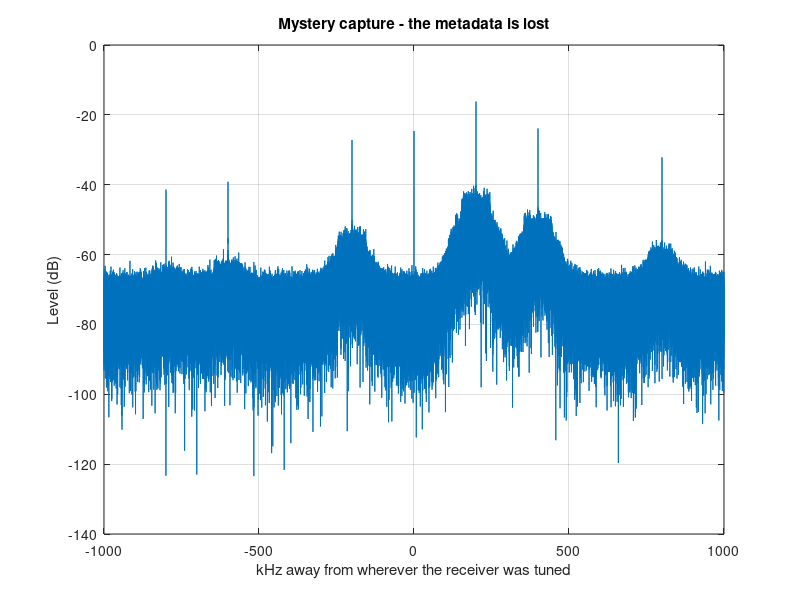

Write MATLAB code to recreate this figure.
%% ====================================================================
%  Course    : Advanced Radio Communications
%  Day       : 2 - Electromagnetic Fundamentals
%  File      : ex6_challenges.m
%  What      : CHALLENGE tasks that follow Exercise 6.
%  For whom  : anyone who has finished ex6_real_spectrum_student.m and
%              wants something harder. Six core challenges plus one
%              optional STRETCH challenge at the end.
%  Needs     : plain MATLAB (MATLAB Online is fine). NO TOOLBOX.
%              In the same folder as this file you need:
%                 fm_capture_98MHz.mat
%                 fm_capture_98MHz_lowgain.mat
%                 hint.m
%                 selfcheck.m
%
%  HOW THESE ARE DIFFERENT FROM THE EXERCISE
%  Exercise 6 told you what to type. These do not. Each challenge is a
%  QUESTION. You decide the method. You write the code.
%
%  YOU CAN DO ALL OF THIS ON YOUR OWN. Two helpers are provided.
%
%  1) HINTS, when you want them
%     Type   hint(3)   to get the first hint for Challenge 3.
%     Type   hint(3)   again for the next hint. There are three hints
%     for every challenge. They get more and more specific. The third
%     one gives you the shape of the calculation. None of them gives
%     you the answer.
%     Type   hint(3,'reset')   to start that challenge's hints again.
%     Nothing is printed until you ask, so you will not read a hint by
%     accident.
%
%  2) SELF-CHECK, when you have a number
%     Type   selfcheck(3, 97.6)   to test 97.6 as your answer for
%     Challenge 3.
%     It tells you whether you are right, or close, or wrong in a way
%     it recognises - and if it recognises the mistake it names it.
%     It NEVER tells you the correct value. Getting there is your job.
%     Each challenge below says exactly what number to pass in.
%     Some challenges are judgement questions with no single right
%     number. For those, selfcheck asks YOU some questions back and
%     tells you what a good answer has to account for.
%
%  THE RULES
%   1. You may only use what is in the two capture files. No internet,
%      no looking up the local radio stations. The data is the evidence.
%   2. Every number you report needs a method you can defend in one
%      sentence. "MATLAB said so" is not a method.
%   3. Use the hints in order and only when you are stuck. A hint you
%      did not need teaches you nothing.
%   4. Write your answer as a comment under each challenge, in words,
%      with the number.
%
%  HOW TO RUN THIS FILE
%  Run Section 0 first - it loads the data and sets up the variables
%  every challenge uses. Then pick any challenge and run its section.
%  Running the whole file top to bottom just prints the questions; it
%  will not error, because the answer space is yours to fill in.
%
%  ORDER AND TIME
%   1  Which antenna would actually work?              20 minutes
%   2  How short can the recording be?                 20 minutes
%   3  One of these is not a radio station             20 minutes
%   4  How strong is the 98.2 MHz station?             25 minutes
%   5  Which gain setting would you actually use?      15 minutes
%   6  How busy is this band, really?                  20 minutes
%   7  The mystery capture            STRETCH, OPTIONAL, 25 minutes
%  They get harder as you go down. Do them in order. Challenge 7 is
%  marked STRETCH: it is the hardest thing here and nobody is expected
%  to finish it. Six out of six is a full afternoon's work.
% ====================================================================


%% Section 0 - SETUP. Run this first, every time.
clear; clc; close all;

load('fm_capture_98MHz.mat');            % iq, fs, fc, gain_dB, capture_time, source
iq = double(iq);
N  = numel(iq);

lo    = load('fm_capture_98MHz_lowgain.mat');
iq_lo = double(lo.iq);

% The spectrum of the full capture, exactly as in Exercise 6.
S_dB  = 20*log10(abs(fftshift(fft(iq)))/N);
f     = fc + (-N/2:N/2-1)*(fs/N);
f_MHz = f/1e6;

% A piece of band with nothing in it, for measuring the noise floor.
quiet    = (f_MHz > 98.55) & (f_MHz < 98.70);
noise_dB = median(S_dB(quiet));

fprintf('Capture loaded.\n');
fprintf('  %d samples, %.3f ms long, %.1f MHz wide, centred on %.1f MHz\n', ...
        N, 1000*N/fs, fs/1e6, fc/1e6);
fprintf('  receiver gain %g dB (the second file is at %g dB)\n', gain_dB, lo.gain_dB);
fprintf('  noise floor in the quiet band: %.2f dB\n\n', noise_dB);

% Are the two helpers here?
if exist('hint', 'file') == 2 && exist('selfcheck', 'file') == 2
    fprintf('Helpers ready.  hint(k) gives hints.  selfcheck(k, value) checks answers.\n');
else
    fprintf('WARNING: hint.m and selfcheck.m are not in this folder.\n');
    fprintf('         Run  setup  again to fetch them. The challenges still work,\n');
    fprintf('         you just will not get hints or answer checking.\n');
end
fprintf('Six challenges, plus one optional stretch. Run one section at a time.\n');

% You will keep needing this pair of lines. Learn them.
%     S_dB  = 20*log10(abs(fftshift(fft(x)))/numel(x));
%     f     = fc + (-numel(x)/2:numel(x)/2-1)*(fs/numel(x));


%% ====================================================================
%  CHALLENGE 1 - WHICH ANTENNA ON THE DESK WOULD ACTUALLY WORK?
%  Time: about 20 minutes.  Start here - this one is meant to be
%  reachable with what you already know.
% ====================================================================
%
%  THE SITUATION
%  There are four antennas on the trainer's desk:
%     A  the short black whip that came in the Pluto box, about 8.6 cm
%        of radiating element (it is designed for around 870 MHz)
%     B  a stubby Wi-Fi antenna, about 3.1 cm of element (2.4 GHz)
%     C  a telescopic whip that pulls out to any length up to 1 m
%     D  a random 15 cm offcut of wire
%
%  THE QUESTION - part (a)
%  For each of the six stations you found in Exercise 6, what is the
%  wavelength, and what is a quarter of it? Then answer: do you need
%  six different antennas, or will one do for all six? Justify it with
%  a number - how much do the six quarter-wave lengths actually differ?
%
%  THE QUESTION - part (b)
%  You pick antenna C and pull it out to the right length. Good.
%  Now: HOW MUCH WORSE would A, B and D be? Put a dB number on each.
%
%  You have not been taught a formula for this. Here is the one piece
%  of physics you need, and you may take it as given:
%
%     For a whip much SHORTER than a quarter wavelength, the useful
%     resistance it presents is about
%           Rr = 40 * pi^2 * (h/lambda)^2   ohms
%     where h is the length of the whip. The receiver input is 50 ohms.
%     The fraction of the available power that gets in is about
%           eta = 4 * Rr * 50 / (Rr + 50)^2
%     A correctly cut quarter-wave whip has Rr of about 36.5 ohms.
%
%  Work out eta in dB for each antenna and compare it with the
%  quarter-wave whip. (This is the BEST case - it ignores another
%  effect that makes a short whip worse still. Say so in your answer.)
%
%  THE QUESTION - part (c)
%  Take your dB penalties and apply them to the numbers you measured
%  today. In Exercise 6 you found how far each station stands above the
%  noise floor. With antenna A instead of a proper quarter wave, which
%  of the six stations would you still be able to listen to, and which
%  would you lose? Assume you need about 15 to 20 dB above the noise to
%  hear a station cleanly.
%
%  YOU ARE DONE WHEN...
%   - you can say in one sentence why one antenna covers all six
%     stations, and you have the number that proves it;
%   - you have a dB penalty for A, B and D, all worked out the same
%     way, and you have said which comparison they are penalties
%     against;
%   - you have named at least one station you would lose with antenna
%     A or B, and said what "lose" means as a number;
%   - you have written one sentence saying why your dB figures are
%     optimistic.
%
%  STUCK?      hint(1)
%  CHECK IT    selfcheck(1, x)   where x is the number of dB you LOSE
%              by using antenna A (the 8.6 cm Pluto whip) instead of a
%              correctly cut quarter wave at 98.2 MHz. Give it as a
%              positive number of dB.
%
disp(' ');
disp('CHALLENGE 1 - which antenna, and how many dB do you lose with the wrong one?');
disp('  Part (c) is the one that matters: connect the dB penalty to your own measurements.');
disp('  Hints: hint(1).   Check an answer: selfcheck(1, x).');

% ---------------- YOUR ANSWER GOES BELOW THIS LINE ----------------




% ---------------- YOUR ANSWER GOES ABOVE THIS LINE ----------------


%% ====================================================================
%  CHALLENGE 2 - HOW SHORT CAN THE RECORDING BE?
%  Time: about 20 minutes.
% ====================================================================
%
%  THE SITUATION
%  Your capture is 65.5 ms long. Recording costs time, memory and
%  battery. A drone that has to sweep a whole band cannot afford 65 ms
%  in every channel. So: how much of that recording did you actually
%  need?
%
%  THE QUESTION - part (a)
%  What is the SHORTEST piece of this recording that still shows the
%  two closest stations as TWO separate signals, rather than one lump?
%  Give the answer in samples AND in microseconds.
%
%  THE QUESTION - part (b)
%  What is the shortest piece that still shows ALL SIX stations, each
%  one clearly above the noise?
%
%  IF THE TWO ANSWERS ARE DIFFERENT, EXPLAIN WHY. That explanation is
%  worth more than either number.
%
%  BEFORE YOU WRITE ANY CODE
%  Work out on paper what you EXPECT, from the fact that neighbouring
%  points of an FFT are fs/N apart. Write your prediction down. Then
%  test it. If the measurement disagrees with the prediction, the
%  interesting work starts there.
%
%  ONE THING THAT CATCHES EVERYBODY
%  x = iq(1:n) always takes the first n samples. That is one slice of
%  the recording out of many. Try starting somewhere else as well:
%  x = iq(20001:20000+n). If your answer changes, the honest answer is
%  the WORST case, not the first one you happened to get.
%
%  YOU ARE DONE WHEN...
%   - you have two different numbers, one for (a) and one for (b), and
%     one sentence saying why they are not the same question;
%   - you can state the test you used to decide "yes, that is two
%     separate signals" and the test for "yes, that station is above
%     the noise", and somebody else could apply both without asking
%     you anything;
%   - you have tried at least three different starting points inside
%     the recording for part (b), and your answer holds for all of
%     them.
%
%  STUCK?      hint(2)
%  CHECK IT    selfcheck(2, x)   where x is a NUMBER OF SAMPLES - for
%              part (a) or for part (b). It works out which part you
%              are answering.
%
disp(' ');
disp('CHALLENGE 2 - how short can the recording be? See the comments above.');
disp('  Getting a shorter recording: x = iq(1:n) takes the first n samples.');
disp('  Hints: hint(2).   Check an answer: selfcheck(2, x).');

% ---------------- YOUR ANSWER GOES BELOW THIS LINE ----------------




% ---------------- YOUR ANSWER GOES ABOVE THIS LINE ----------------


%% ====================================================================
%  CHALLENGE 3 - ONE OF THESE IS NOT A RADIO STATION
%  Time: about 20 minutes.
% ====================================================================
%
%  THE SITUATION
%  Look at the spectrum. There are seven tall peaks. Six of them are
%  transmitters somewhere out there in the city. ONE of them is not a
%  transmitter at all - it is a fault inside the receiver, and it
%  would still be there with the antenna unplugged.
%
%  THE QUESTION
%  Which one is the impostor, and how do you PROVE it from the data?
%
%  THE PART THAT MATTERS
%  Almost anyone can guess which one. What you are being asked for is
%  a TEST - something you compute, that gives a clearly different
%  answer for the impostor than for the six real stations.
%
%  Design at least THREE different tests. For each one, report the
%  number it gives for all seven peaks, and say whether that test
%  actually separates the impostor from the rest.
%
%  BE HONEST ABOUT THE TESTS THAT FAIL. At least one obvious test does
%  NOT work on this data - it gives nearly the same answer for the
%  impostor as for a real station. Finding a test that fails, and
%  saying so, scores higher than three tests that happen to work.
%
%  THINGS YOU MIGHT THINK ABOUT
%   - where exactly is it, to the nearest Hz?
%   - a transmitter sends information. Does this peak carry any?
%   - if you cut the capture into eight short blocks and measure the
%     peak in each block, does it hold still or does it move about?
%   - a real transmitter's audio changes from moment to moment.
%   - what does the average of all the samples, mean(iq), have to do
%     with a spike at the exact centre of the spectrum?
%
%  DO NOT use "it is at a round number" or "it is not on the 200 kHz
%  channel grid" as evidence. Check whether that is even true here
%  before you rely on it.
%
%  YOU ARE DONE WHEN...
%   - you have named one peak, in MHz;
%   - you have THREE tests, each one a number you computed for all
%     seven peaks, not an impression;
%   - at least one of your tests came out the same for the impostor as
%     for the real stations, and you have written down that it failed
%     and why;
%   - you can say in one sentence what this peak physically is.
%
%  STUCK?      hint(3)
%  CHECK IT    selfcheck(3, x)   where x is the frequency of the
%              impostor in MHz.
%
disp(' ');
disp('CHALLENGE 3 - one of the seven peaks is not a station. Prove which.');
disp('  Three tests, with numbers for all seven peaks. Include one test that fails.');
disp('  Hints: hint(3).   Check an answer: selfcheck(3, x).');

% ---------------- YOUR ANSWER GOES BELOW THIS LINE ----------------




% ---------------- YOUR ANSWER GOES ABOVE THIS LINE ----------------


%% ====================================================================
%  CHALLENGE 4 - HOW STRONG IS THE 98.2 MHz STATION?
%  Time: about 25 minutes. This is the hardest of the six. Do not rush.
% ====================================================================
%
%  THE TASK
%  Measure how strong the 98.2 MHz station is. Then measure how strong
%  the 98.4 MHz station is. Then say how many dB apart they are.
%
%  THAT SOUNDS EASY. IT IS NOT.
%
%  DO IT LIKE THIS, IN THIS ORDER:
%
%  Step 1. Measure both stations using the whole capture, N = 131072.
%          Write the two numbers down. Write the difference down.
%
%  Step 2. Now do exactly the same measurement using only the first
%          4096 samples. Then only the first 32768. Then 2048.
%          Write those numbers down too. You now have a table of four
%          rows. Build the whole table before you think about it.
%
%  Step 3. Look at your table. Something is wrong. The radio signal
%          did not change. Your answer did.
%          HOW BIG IS THE DISAGREEMENT, in dB?
%
%  Step 4. Work out WHY. Do not move on until you can say it in one
%          sentence. A hint that is not a spoiler: the FFT does not
%          measure the frequencies you are interested in. It measures
%          the frequencies fs/N apart that it happens to land on.
%          What if the station is not sitting exactly on one of them?
%
%  Step 5. Now design a BETTER measurement - one that gives the same
%          answer no matter how many samples you use. Test it at all
%          four values of N and show that it is stable.
%
%  IF YOU THINK THE WOBBLE IS JUST NOISE, TEST THAT
%  Run your Step 1 measurement again with N = 131070, then 131065,
%  then 131060. Five samples out of a hundred and thirty thousand.
%  If the answer still moves, it is not noise. Explain what it is.
%
%  YOU ARE DONE WHEN...
%   - you have the four-row table from Step 2 and can say how big the
%     disagreement is in dB;
%   - you have ONE sentence explaining what causes it, and it is about
%     where the FFT points land, not about noise;
%   - you have a second measurement that gives the same answer, within
%     a few tenths of a dB, at all four values of N - and you have the
%     four numbers to prove it does not wander;
%   - you have said which of your two numbers you would put in a
%     report, and why.
%
%  STUCK?      hint(4)
%  CHECK IT    selfcheck(4, x)   where x is how many dB the 98.2 MHz
%              station is ABOVE the 98.4 MHz station, using your
%              better, stable measurement.
%
disp(' ');
disp('CHALLENGE 4 - how strong is 98.2 MHz? Read the steps above.');
disp('  Build the table first. Do not try to be clever before you have the table.');
disp('  Hints: hint(4).   Check an answer: selfcheck(4, x).');

% ---------------- YOUR ANSWER GOES BELOW THIS LINE ----------------




% ---------------- YOUR ANSWER GOES ABOVE THIS LINE ----------------


%% ====================================================================
%  CHALLENGE 5 - WHICH GAIN SETTING WOULD YOU ACTUALLY USE?
%  Time: about 15 minutes. There is no single right answer to (b)/(c).
% ====================================================================
%
%  THE SITUATION
%  You have the same piece of band recorded twice: once with the
%  receiver gain at 50 dB, once at 20 dB. iq is the first, iq_lo is
%  the second.
%
%  THE QUESTION - part (a)
%  In each recording, how much of the total captured power is actual
%  radio signal, and how much is just receiver noise? Give it as a
%  percentage of the total, for BOTH files.
%  (Useful fact you can check for yourself: the total power of the
%  samples, mean(abs(x).^2), is the same as the total power added up
%  across the whole spectrum. Either route is fine.)
%
%  THE QUESTION - part (b)
%  You are the engineer. You get to pick ONE gain setting for a
%  mission tomorrow. Which one, and why?
%  Your answer must mention BOTH of these, with numbers:
%    - how clearly you can hear the weakest station you care about,
%    - what happens if a signal much stronger than today's arrives.
%      Look at max(abs(iq)) in each file. The radio cannot represent
%      a sample bigger than 1.0. How much room is left?
%
%  THE QUESTION - part (c)
%  Is EITHER of these two settings the right one? If not, describe the
%  setting you would actually ask for, and what number you would watch
%  to decide you had got it right.
%
%  This is a judgement question. Two sensible engineers can disagree.
%  Marks are for the reasoning, not for picking a side.
%
%  YOU ARE DONE WHEN...
%   - you have four percentages: signal and noise, for both files, and
%     they add up sensibly;
%   - you have said what you did with the fake peak from Challenge 3 -
%     counted it as signal, or removed it - and why;
%   - your choice in (b) quotes TWO numbers, one about clarity and one
%     about how close the samples come to 1.0;
%   - part (c) names a number you would watch while setting the gain,
%     not just a gain value.
%
%  STUCK?      hint(5)
%  CHECK IT    selfcheck(5, x)   where x is the percentage of the
%              total captured power that is real radio signal in the
%              gain 50 dB file. Pass a number like 90, not 0.90.
%              selfcheck(5) with no number gives you the questions to
%              test parts (b) and (c) against.
%
disp(' ');
disp('CHALLENGE 5 - which gain setting, and why? Signal vs noise, and headroom.');
disp('  You must quote numbers for both files. "Bigger is better" is not an answer.');
disp('  Hints: hint(5).   Check an answer: selfcheck(5, x).');

% ---------------- YOUR ANSWER GOES BELOW THIS LINE ----------------




% ---------------- YOUR ANSWER GOES ABOVE THIS LINE ----------------


%% ====================================================================
%  CHALLENGE 6 - HOW BUSY IS THIS BAND, REALLY?
%  Time: about 20 minutes.
% ====================================================================
%
%  THE SITUATION
%  A regulator asks you: of the ten 200 kHz channel slots in this 2 MHz
%  of spectrum, how many are IN USE? They want one number, and they
%  want the rule you used, because they are going to apply your rule to
%  a thousand more captures without you.
%
%  The ten slot centres are 97.0, 97.2, 97.4, 97.6, 97.8, 98.0, 98.2,
%  98.4, 98.6 and 98.8 MHz.
%
%  THE QUESTION - part (a)
%  Here are three candidate rules. Apply ALL THREE. They will give you
%  three different counts. That is the point of the exercise.
%
%    RULE A  The slot is occupied if the tallest point inside it is at
%            least 15 dB above the noise floor.
%
%    RULE B  The slot is occupied if the total power added up across
%            the whole slot is at least 6 dB above the noise power you
%            would expect in an empty slot of the same width.
%            (Noise power in a slot = noise power per FFT point,
%            multiplied by the number of points in the slot.)
%
%    RULE C  The slot is occupied if it passes RULE A, AND the total
%            power across the slot is at least 3 dB above the tallest
%            single point inside it.
%
%  Report, for each rule: the count, and which slots.
%
%  THE QUESTION - part (b)
%  Argue for ONE of them. You are going to hand this rule to somebody
%  who will run it on a thousand captures without you in the room.
%  Say which rule you would sign, and say what the other two get wrong.
%  Name the specific slot where they disagree.
%
%  THE QUESTION - part (c)
%  Take the rule you chose and change its numbers - stricter, then
%  looser. Show a small table: rule setting -> number of occupied
%  slots. Is there a setting where the count is stable, or does it
%  change every time you touch it? A count that is stable over a wide
%  range of settings is not automatically the right count. Say why.
%
%  A WARNING
%  A rule based only on "is there something big here" will let
%  something into your count that has no business being called an
%  occupied channel. If your count is bigger than you expected, go
%  back and look at Challenge 3.
%
%  YOU ARE DONE WHEN...
%   - you have three counts and three lists of slots, not one;
%   - you have named the slot that the rules disagree about, and said
%     what is physically sitting in it;
%   - you have chosen one rule and given a reason that would still
%     make sense to somebody looking at a different capture;
%   - you have the stricter/looser table from part (c).
%
%  STUCK?      hint(6)
%  CHECK IT    selfcheck(6, x)   where x is the number of slots you
%              would report to the regulator - your final count, from
%              the rule you chose to sign.
%
disp(' ');
disp('CHALLENGE 6 - how many of the ten slots are occupied?');
disp('  Apply all three rules. Get three counts. Then argue for one.');
disp('  Hints: hint(6).   Check an answer: selfcheck(6, x).');

% ---------------- YOUR ANSWER GOES BELOW THIS LINE ----------------




% ---------------- YOUR ANSWER GOES ABOVE THIS LINE ----------------


%% ====================================================================
%  CHALLENGE 7 - THE MYSTERY CAPTURE          *** STRETCH - OPTIONAL ***
%  Time: about 25 minutes. This is the hardest thing in the file.
%  Do it only if you have finished the six above. Nobody is expected
%  to get all the way through it, and that is fine.
% ====================================================================
%
%  THE SITUATION
%  A colleague hands you a file of IQ samples from a receiver. The
%  notes that came with it are gone. All you know is the sample rate.
%  You do NOT know what frequency the receiver was tuned to.
%
%  The section below sets that up: it gives you the same samples, but
%  with the centre frequency thrown away. The only axis you get is
%  "kHz away from wherever the receiver was tuned".
%
%  THE QUESTION
%  Write a short report - five or six sentences - answering:
%     1. What KIND of signals are these? How do you know?
%     2. What is the channel spacing? What does that tell you?
%     3. How wide is one signal? What does that tell you?
%     4. What service or band do you believe this is, and how
%        confident are you?
%     5. Is there anything in this capture that is NOT a transmission?
%     6. Can you say what absolute frequency the receiver was tuned to?
%        If yes, say how. If no, say exactly why not, and say what
%        extra information you would need.
%
%  Question 6 is the important one. Think hard before you answer it.
%
%  EVIDENCE YOU ARE ALLOWED TO USE
%  Only the samples, the sample rate, and general radio knowledge.
%  You may reuse anything you built in Challenges 1 to 6.
%
%  MARKS ARE FOR REASONING, NOT ARITHMETIC. A confident wrong answer
%  scores nothing. "Here is what the data supports, and here is where
%  it runs out" scores everything.
%
%  THEN, WHEN YOUR REPORT IS WRITTEN
%  Change one line below to  mystery_iq = double(lo.iq);  and run the
%  section again. That is the SAME band recorded with the receiver
%  turned down. Go through your six answers one at a time and mark
%  each one: does it still hold, or did it just fall apart? Say which
%  of your conclusions were robust and which depended on having a
%  clean recording. That last paragraph is the best thing you will
%  write today.
%
%  YOU ARE DONE WHEN...
%   - every one of the six questions has an answer with a number or a
%     named piece of evidence behind it;
%   - your answer to 6 says what you would NEED, not just what you
%     cannot do;
%   - you have run the whole report again on the low-gain file and
%     marked each conclusion survived or collapsed;
%   - you can point to at least one conclusion that survived and one
%     that did not.
%
%  STUCK?      hint(7)
%  CHECK IT    selfcheck(7)   - there is no single number here, so it
%              asks you questions instead. If you think you can name
%              the tuned frequency, try selfcheck(7, x) with it.
%
mystery_iq = double(iq);                 % samples only
mystery_fs = fs;                         % sample rate is known
% centre frequency: DELIBERATELY NOT PROVIDED.
Nm      = numel(mystery_iq);
Sm_dB   = 20*log10(abs(fftshift(fft(mystery_iq)))/Nm);
f_kHz   = (-Nm/2:Nm/2-1)*(mystery_fs/Nm)/1e3;   % offset from the tuned frequency
clf
plot(f_kHz, Sm_dB); grid on
xlabel('kHz away from wherever the receiver was tuned')
ylabel('Level (dB)')
title('Mystery capture - the metadata is lost')
disp(' ');
disp('CHALLENGE 7 (STRETCH) - the mystery capture. Six-part report in comments below.');
disp('  Sample rate is known. Centre frequency is NOT. That is the whole point.');
disp('  Hints: hint(7).   Questions to test your report against: selfcheck(7).');

% ---------------- YOUR ANSWER GOES BELOW THIS LINE ----------------
%  1.
%  2.
%  3.
%  4.
%  5.
%  6.



% ---------------- YOUR ANSWER GOES ABOVE THIS LINE ----------------


%% ====================================================================
%  IF YOU FINISH EVERYTHING
% ====================================================================
%  Pick one of these. They are open ended on purpose. There are no
%  hints and no self-check for these three - you are on your own, and
%  by now that is the point.
%
%  A. In Challenge 2 you found the shortest capture that shows all six
%     stations. Repeat that measurement using a DIFFERENT slice of the
%     recording each time - say iq(1:n), then iq(20001:20000+n), and so
%     on. Does your answer hold? If it moves, what should you report to
%     somebody who has to trust the number?
%
%  B. Exercise 6 measured how far the noise floor moved between the two
%     gain settings and got about 10 dB, not the 30 dB the gain moved.
%     Using both files, work out how much of the noise is picked up at
%     the antenna and how much is made inside the receiver after the
%     amplifier. Two numbers, one equation, and a sentence saying which
%     one you could fix with a better antenna.
%
%  C. The stations are 200 kHz apart and each one is wider than you
%     might expect. From your own measurement of how wide one station
%     is, argue whether 200 kHz is generous, tight, or about right -
%     and say what would happen to a listener if the regulator had
%     chosen 150 kHz instead.
%
disp(' ');
disp('Extras A, B and C are in the comments at the end of the file.');
